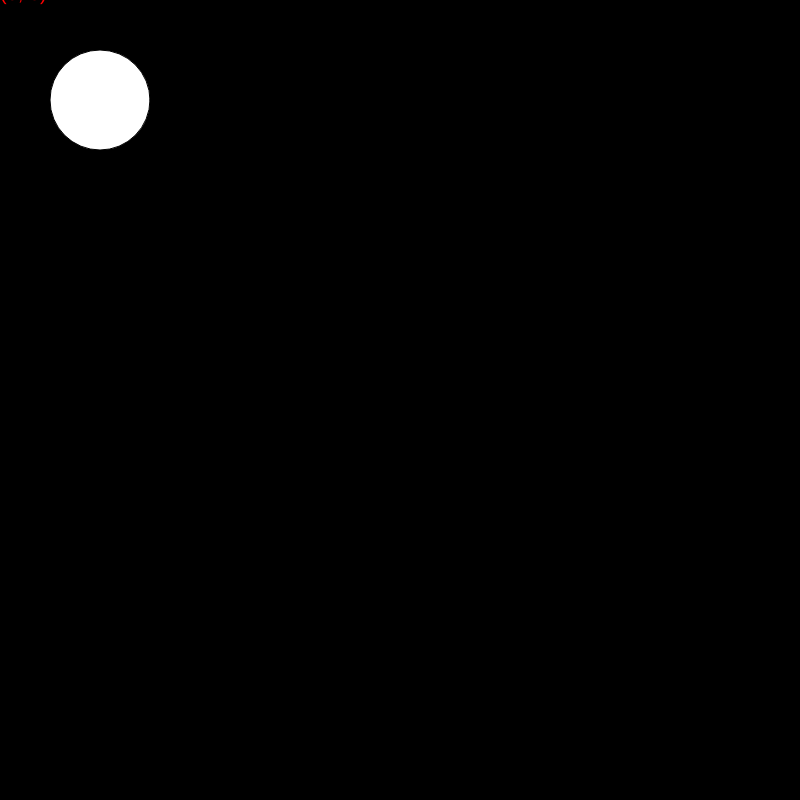
Frame 1 (no input)
Frame 60 (no input): identical to frame 1, image omitted
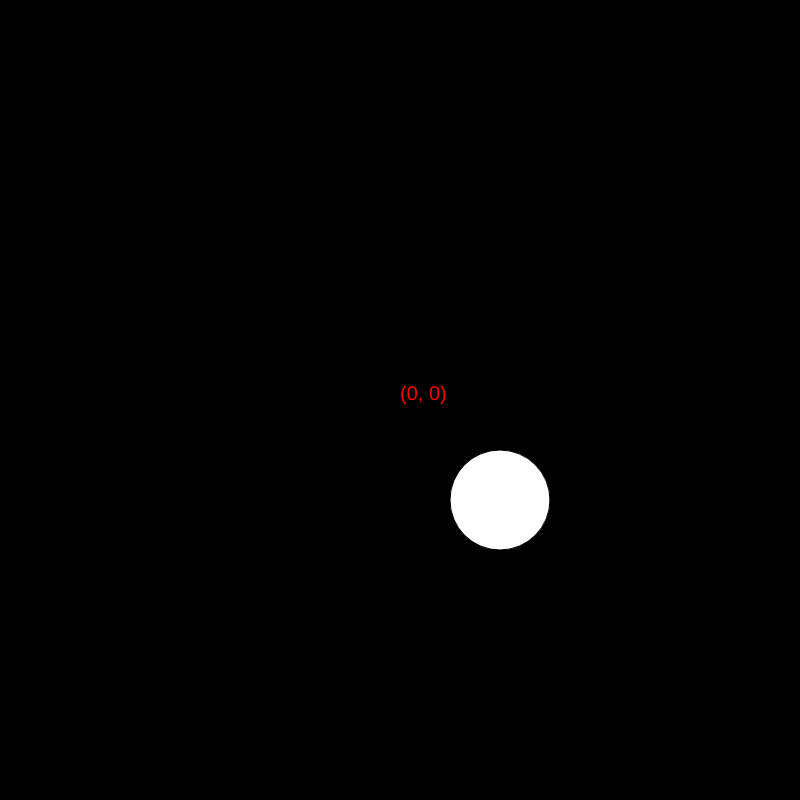
Frame 120 (the mouse pressed at the canvas centre since frame 60)

The p5.js sketch that drew these frames (run headless with seeded random() and noise() and a simulated clock; from frame 60 on, the mouse is pressed at the canvas centre):

// p5.js sketch
// ── sketch.js
function setup() {
  createCanvas(800, 800);
  textSize(20);
}

function draw() {
  background(0);
  
  translate(mouseX, mouseY);
  
  // draw the "origin", point (0, 0)
  fill(255, 0, 0);
  text("(0, 0)", 0, 0);
  
  // draw a circle at (100, 100);
  fill(255);
  ellipse(100, 100, 100, 100);
}
